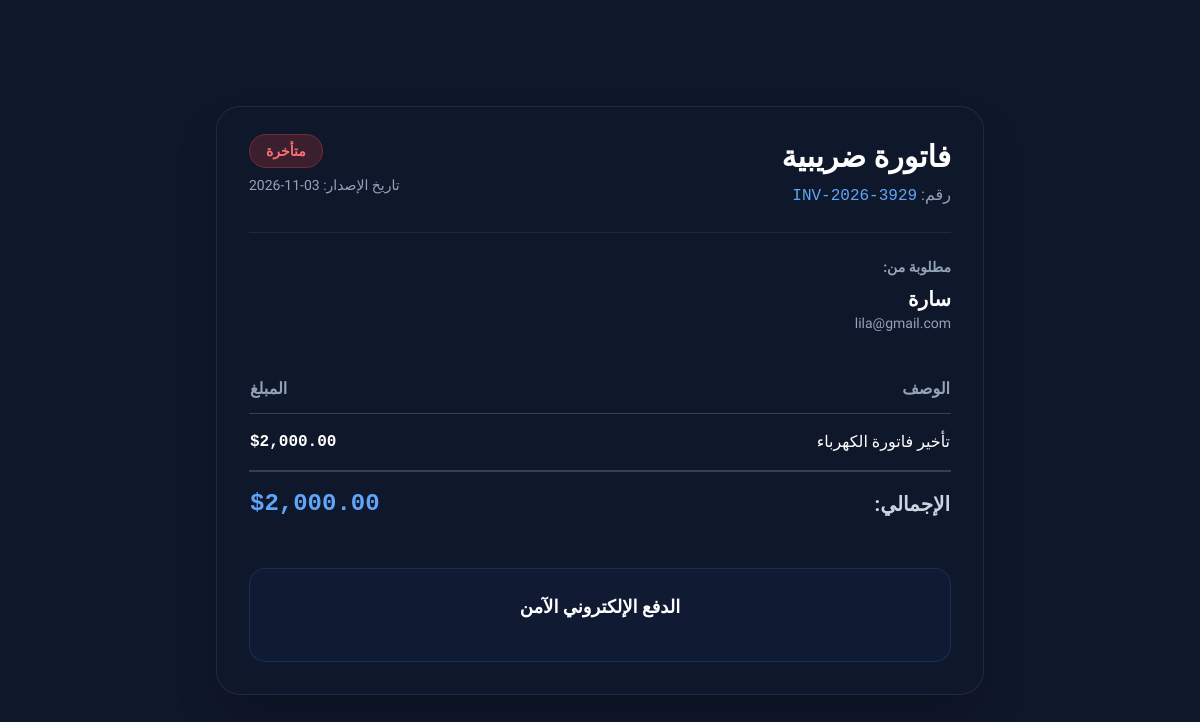
The page /view_invoice.php?id=15 on the database its author committed.
### tables this page shows
CREATE TABLE `invoices` (
  `id` int(11) NOT NULL,
  `admin_id` int(11) NOT NULL,
  `reference_number` varchar(50) NOT NULL,
  `client_id` int(11) NOT NULL,
  `issue_date` date NOT NULL,
  `due_date` date NOT NULL,
  `total_amount` decimal(10,2) DEFAULT 0.00,
  `description` text DEFAULT NULL,
  `status` enum('paid','pending','overdue') DEFAULT 'pending',
  `created_at` timestamp NOT NULL DEFAULT current_timestamp()
);

CREATE TABLE `clients` (
  `id` int(11) NOT NULL,
  `admin_id` int(11) NOT NULL,
  `name` varchar(100) NOT NULL,
  `email` varchar(100) NOT NULL,
  `password` varchar(255) DEFAULT NULL,
  `phone` varchar(20) DEFAULT NULL,
  `address` text DEFAULT NULL,
  `created_at` timestamp NOT NULL DEFAULT current_timestamp()
);

CREATE TABLE `invoice_items` (
  `id` int(11) NOT NULL,
  `invoice_id` int(11) NOT NULL,
  `service_name` varchar(255) NOT NULL,
  `quantity` int(11) NOT NULL,
  `unit_price` decimal(10,2) NOT NULL,
  `subtotal` decimal(10,2) NOT NULL,
  `description` text NOT NULL,
  `amount` decimal(10,2) NOT NULL
);

### view_invoice.php (the view, shortened to what this page needs)
<?php
require_once 'db.php';
$invoice_id = intval($_GET['id']);
$stmtInv = $pdo->prepare("SELECT * FROM invoices WHERE id = ?");
$stmtInv->execute([$invoice_id]);
$invoice = $stmtInv->fetch();
$stmtItems = $pdo->prepare("SELECT * FROM invoice_items WHERE invoice_id = ?");
$stmtItems->execute([$invoice_id]);
$items = $stmtItems->fetchAll();
$stmtClient = $pdo->prepare("SELECT * FROM clients WHERE id = ?");
$stmtClient->execute([$invoice['client_id']]);
$client = $stmtClient->fetch();
?>
<!DOCTYPE html>
<html lang="ar" dir="rtl">
<head>
    <script src="https://cdn.tailwindcss.com"></script>
    <link rel="stylesheet" href="https://cdnjs.cloudflare.com/ajax/libs/font-awesome/6.4.0/css/all.min.css">
</head>
<body class="min-h-screen flex items-center justify-center p-6">
    <div class="max-w-3xl w-full glass-panel p-8 rounded-3xl bg-slate-900 shadow-2xl">
        <div class="flex justify-between items-start border-b border-slate-800 pb-6 mb-6">
            <div>
                <h1 class="text-3xl font-bold text-white mb-2">فاتورة ضريبية</h1>
                <p class="text-slate-400">رقم: <span class="font-mono text-blue-400" dir="ltr"><?= htmlspecialchars($invoice['reference_number']) ?></span></p>
            </div>
            <div class="text-left">
                <span class="px-4 py-2 rounded-full text-sm font-bold
                    <?= $invoice['status'] == 'paid' ? 'bg-emerald-500/20 text-emerald-400 border border-emerald-500/30' : ($invoice['status'] == 'overdue' ? 'bg-red-500/20 text-red-400 border border-red-500/30' : 'bg-amber-500/20 text-amber-400 border border-amber-500/30') ?>">
                    <?= $invoice['status'] == 'paid' ? 'مدفوعة' : ($invoice['status'] == 'overdue' ? 'متأخرة' : 'قيد الانتظار') ?>
                </span>
                <p class="text-slate-400 text-sm mt-3">تاريخ الإصدار: <span dir="ltr"><?= $invoice['issue_date'] ?></span></p>
            </div>
        </div>
        <div class="mb-8">
            <h3 class="text-slate-400 text-sm font-bold mb-2">مطلوبة من:</h3>
            <p class="text-xl font-bold text-white"><?= htmlspecialchars($client['name']) ?></p>
            <p class="text-slate-400 text-sm"><?= htmlspecialchars($client['email']) ?></p>
        </div>
        <table class="w-full text-right mb-8">
            <thead class="border-b border-slate-700 text-slate-400">
                <tr>
                    <th class="py-3 font-bold">الوصف</th>
                    <th class="py-3 font-bold text-left">المبلغ</th>
                </tr>
            </thead>
            <tbody class="divide-y divide-slate-800">
                <?php foreach ($items as $item): ?>
                <tr>
                    <td class="py-4 text-white"><?= htmlspecialchars($item['description']) ?></td>
                    <td class="py-4 text-left font-mono font-bold text-white" dir="ltr">$<?= number_format($item['amount'], 2) ?></td>
                </tr>
                <?php endforeach; ?>
            </tbody>
            <tfoot class="border-t-2 border-slate-700">
                <tr>
                    <th class="py-4 text-xl font-bold text-slate-300">الإجمالي:</th>
                    <th class="py-4 text-left text-2xl font-bold text-blue-400 font-mono" dir="ltr">$<?= number_format($invoice['total_amount'], 2) ?></th>
                </tr>
            </tfoot>
        </table>
        <?php if ($invoice['status'] !== 'paid'): ?>
            <div class="bg-blue-900/10 border border-blue-500/20 rounded-2xl p-6 text-center">
                <h3 class="text-lg font-bold text-white mb-4">الدفع الإلكتروني الآمن</h3>
            </div>
        <?php endif; ?>
    </div>
</body>
</html>

### view_invoice.php (style rules this page uses)
body { font-family: 'Tajawal', sans-serif; background: #0f172a; color: #f8fafc; }
.glass-panel { background: rgba(255, 255, 255, 0.03); border: 1px solid rgba(255, 255, 255, 0.08); }

### rows shown on the page
invoices: reference_number "INV-2026-3929", issue_date "2026-11-03", total_amount "2,000.00"
clients: name "سارة", email "lila@gmail.com"
invoice_items: description "تأخير فاتورة الكهرباء", amount "2,000.00"
